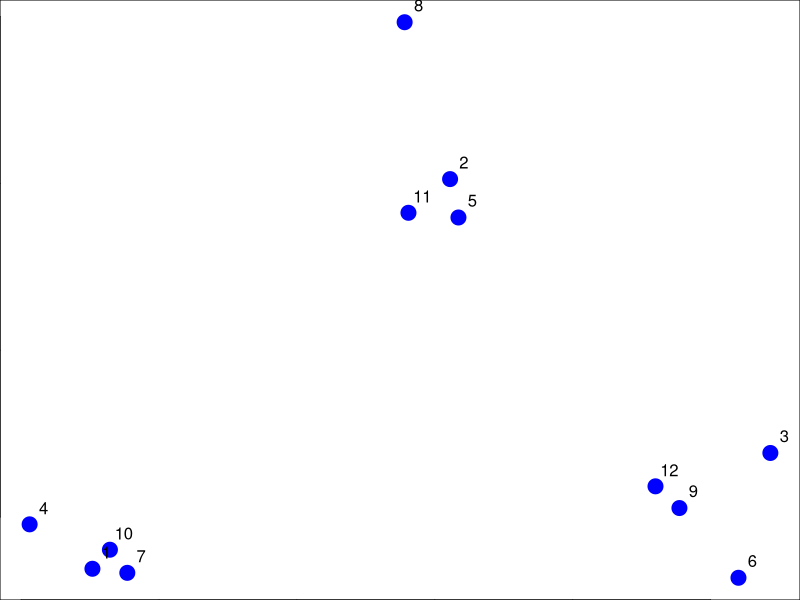
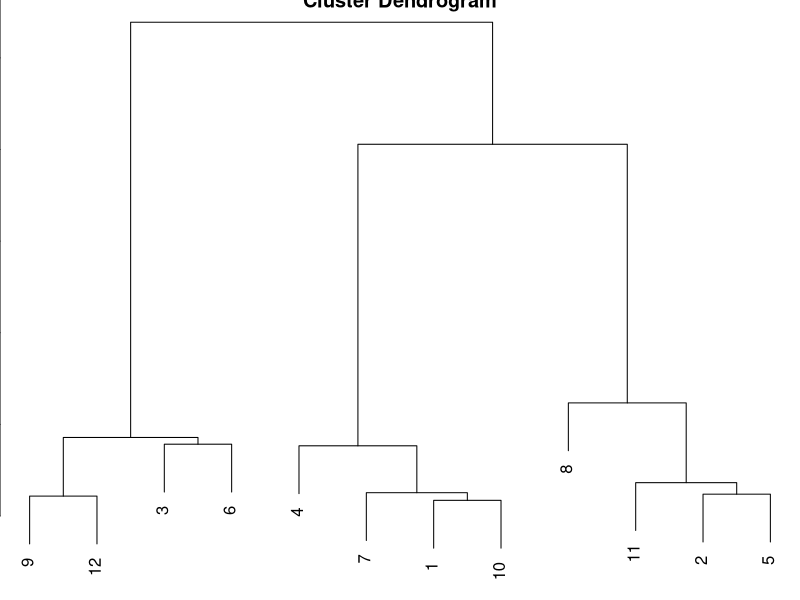
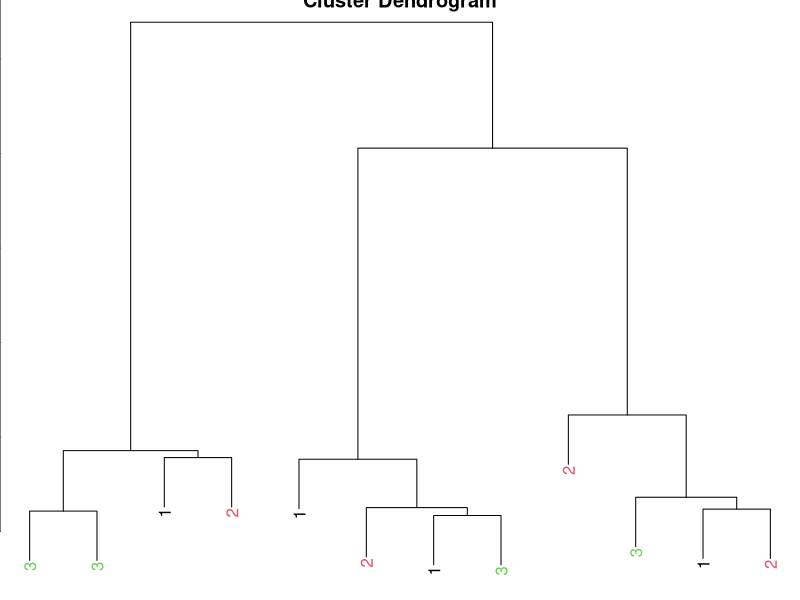
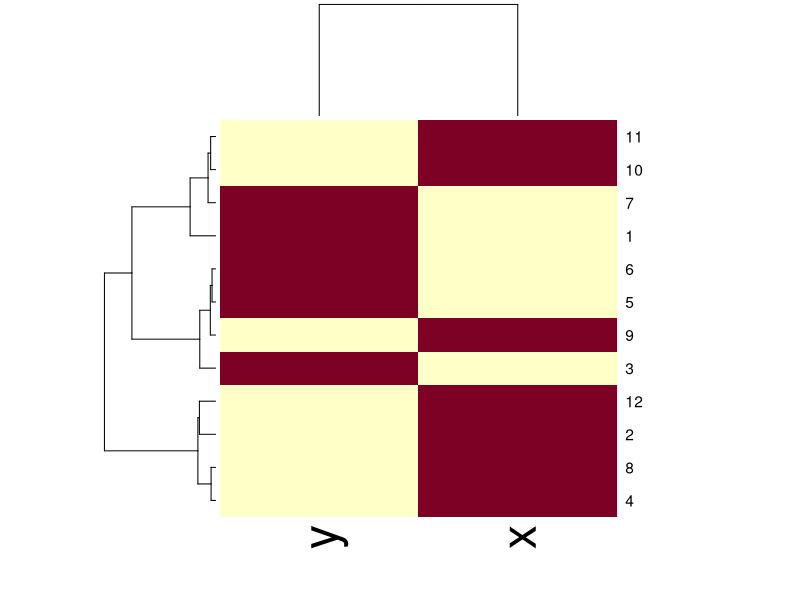

Source code (R) for these figures, in order:
# Heirarchical clustering

# Create sample data.
set.seed(1234)
par(mar = c(0, 0, 0, 0))
x <- rnorm(12, mean = rep(1:3, 4), sd = 0.2)
y <- rnorm(12, mean = rep(c(1, 2, 1), 4), sd = 0.2)
plot(x, y, col = "blue", pch = 19, cex = 2)
text(x + 0.05, y + 0.05, labels = as.character(1:12))

# Compute distances with dist() function.
dataFrame <- data.frame(x = x, y = y)
dataFrame

distxy <- dist(dataFrame)
distxy
hClustering <- hclust(distxy)
hClustering
# You can reset par() by removing all plots.
plot(hClustering)

# myclust example
# https://github.com/DataScienceSpecialization/Exploratory_Data_Analysis/blob/master/clusteringExample/myplclust.R

myplclust <- function( hclust, lab=hclust$labels, lab.col=rep(1,length(hclust$labels)), hang=0.1,...){
        ## modifiction of plclust for plotting hclust objects *in colour*!
        ## Copyright Eva KF Chan 2009
        ## Arguments:
        ##    hclust:    hclust object
        ##    lab:        a character vector of labels of the leaves of the tree
        ##    lab.col:    colour for the labels; NA=default device foreground colour
        ##    hang:     as in hclust & plclust
        ## Side effect:
        ##    A display of hierarchical cluster with coloured leaf labels.
        y <- rep(hclust$height,2)
        x <- as.numeric(hclust$merge)
        y <- y[which(x<0)]
        x <- x[which(x<0)]
        x <- abs(x)
        y <- y[order(x)]
        x <- x[order(x)]
        plot( hclust, labels=FALSE, hang=hang, ... )
        text( x=x, y=y[hclust$order]-(max(hclust$height)*hang), labels=lab[hclust$order], col=lab.col[hclust$order], srt=90, adj=c(1,0.5), xpd=NA, ... )}

# Pretty dendrograms
dataFrame <- data.frame(x=x,y=y)
distxy <- dist(dataFrame)
hClustering <- hclust(distxy)
myplclust(hClustering,lab=rep(1:3,each=4),lab.col=rep(1:3,each=4))

# Even prettier
# Links are broken.

# Merging points
#   Average linkage. Centers of gravity.
#   Complete linkage. Furthest points.

# Heat map
# Visualizing matrix data.
# Large table, large matrix similarly scaled.
# Hierarchical cluster analysis on row and columns.
dataFrame <- data.frame(x=x,y=y)
set.seed(143)
dataMatrix <- as.matrix(dataFrame)[sample(1:12), ]
heatmap(dataMatrix)

## Notes and further resources

# * Gives an idea of the relationships between variables/observations
# * The picture may be unstable
# * Change a few points
# * Have different missing values
# * Pick a different distance
# * Change the merging strategy
# * Change the scale of points for one variable
# * But it is deterministic
# * Choosing where to cut isn't always obvious
# * Should be primarily used for exploration 
# * [Rafa's Distances and Clustering Video](http://www.youtube.com/watch?v=wQhVWUcXM0A)
# * [Elements of statistical learning](http://www-stat.stanford.edu/~tibs/ElemStatLearn/)

# Best use of cluster analysis is exploring, looking for patterns.